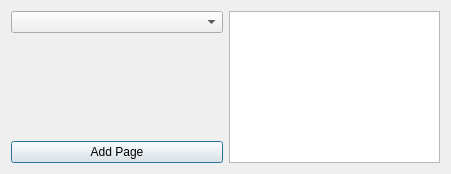
<?xml version="1.0" encoding="UTF-8"?>
<ui version="4.0">
 <class>FilmDex</class>
 <widget class="QDialog" name="FilmDex">
  <property name="geometry">
   <rect>
    <x>0</x>
    <y>0</y>
    <width>451</width>
    <height>174</height>
   </rect>
  </property>
  <property name="windowTitle">
   <string>FilmDex</string>
  </property>
  <layout class="QHBoxLayout" name="horizontalLayout" stretch="1,1">
   <item>
    <layout class="QVBoxLayout" name="verticalLayout">
     <item>
      <widget class="QComboBox" name="TagSelector"/>
     </item>
     <item>
      <spacer name="verticalSpacer">
       <property name="orientation">
        <enum>Qt::Vertical</enum>
       </property>
       <property name="sizeHint" stdset="0">
        <size>
         <width>20</width>
         <height>40</height>
        </size>
       </property>
      </spacer>
     </item>
     <item>
      <widget class="QPushButton" name="AddItem">
       <property name="text">
        <string>Add Page</string>
       </property>
      </widget>
     </item>
    </layout>
   </item>
   <item>
    <widget class="QListWidget" name="PageList"/>
   </item>
  </layout>
 </widget>
 <layoutdefault spacing="6" margin="11"/>
 <resources/>
 <connections/>
</ui>
